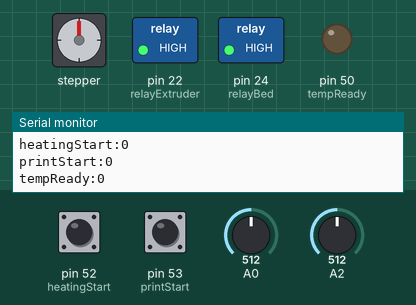
A sketch run on a simulated Arduino Mega 2560, built with avr-gcc and run on an emulated ATmega2560. Parts: stepper motor, switched loads named in the sketch (green lamp = pin HIGH), output pins drawn as LEDs (lit = HIGH), the last lines printed to the serial monitor. The inputs (shaded band) are chosen by the test bench; at power-on: pin 52 (heatingStart) LOW, pin 53 (printStart) LOW, A0 = 512, A2 = 512. Stepper angles assume 200 steps per turn.

Above: at 1.2 s.
1.3 s: pin 52 (heatingStart) pulled HIGH for 0.15 s
At 2.5 s:
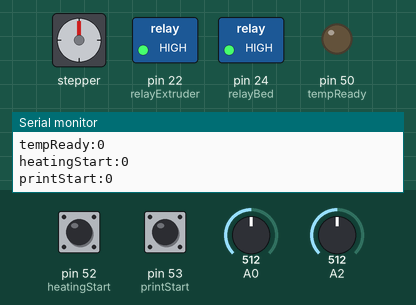
2.9 s: pin 53 (printStart) pulled HIGH for 0.15 s
At 4.3 s:
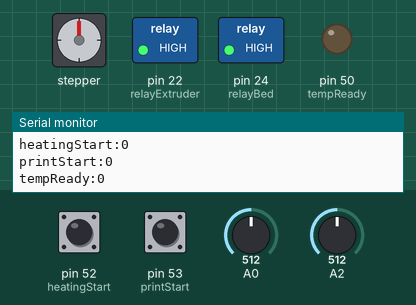
4.6 s: pin 52 (heatingStart) pulled HIGH for 1 s
At 5.4 s:
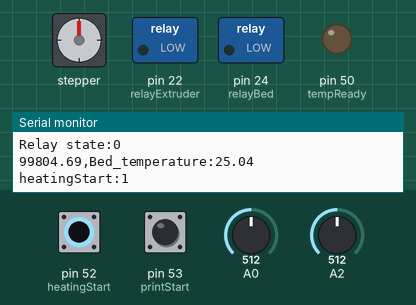
7.1 s: pin 53 (printStart) pulled HIGH for 3.2 s
At 11.5 s:
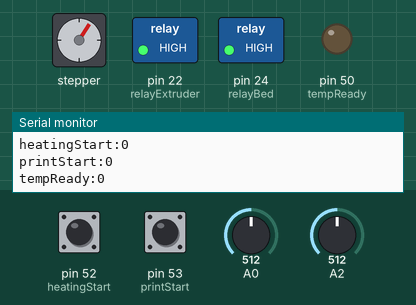
11.8 s: pin 53 (printStart) pulled HIGH for 0.15 s
At 12.4 s:
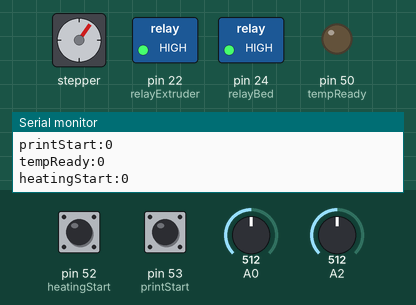
13.4 s: pin 53 (printStart) pulled HIGH for 1 s
At 13.63 s:
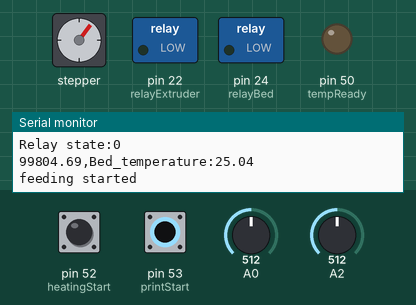
Timing chart, 0 to 16.4 s (numbered marks = the images above; inputs shaded):
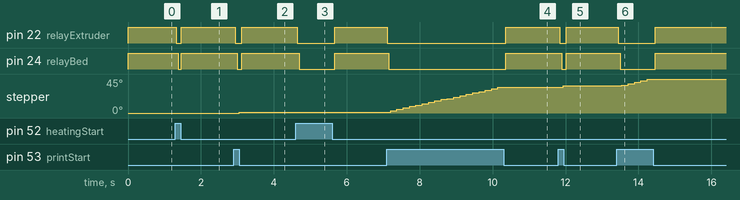

Measured:
- after the input at 1.3 s, pin 22 (relayExtruder): HIGH → LOW at once, → HIGH 0.14 s later; pin 24 (relayBed): HIGH → LOW after 0.08 s, → HIGH 0.09 s later
- after the input at 4.6 s, pin 22 (relayExtruder): HIGH → LOW at once, → HIGH 1.0 s later; pin 24 (relayBed): HIGH → LOW after 0.09 s, → HIGH 0.98 s later
- after the input at 7.1 s, pin 22 (relayExtruder): HIGH → LOW at once, → HIGH 3.3 s later; pin 24 (relayBed): HIGH → LOW after 0.06 s, → HIGH 3.2 s later; stepper: turns 33° clockwise in 2.9 s, starting after 0.10 s

The sketch:

PrintingPackage_v2.ino.ino
```cpp
#include <Stepper.h>

//control extruder, bed, fan, feeding stepper


//Extruder
float targetTE = 220.0;
float TE;
//Bed
float targetTBed = 60.0;
float TB;

//stepper
// Number of steps per output rotation
const int stepsPerRevolution = 200;
// Create Instance of Stepper library
Stepper myStepper(stepsPerRevolution, 31, 33, 35, 37);

//Define pins
const int ThermistorE = A0;
const int ThermistorB = A2;
const int relayExtruder = 22;
const int relayBed = 24;
const int heatingStart = 52; //receive signal from dorna to start heating
const int printStart = 53; //receive signal from dorna to start feeding filament
const int tempReady = 50;

//other var
bool tempReadyState = false;


void setup() {
  Serial.begin(9600);
  pinMode(relayExtruder, OUTPUT);
  digitalWrite(relayExtruder, HIGH);
  pinMode(relayBed, OUTPUT);
  digitalWrite(relayBed, HIGH);
  myStepper.setSpeed(4);
  pinMode(heatingStart, INPUT);
  pinMode(printStart, INPUT);
  pinMode(tempReady, OUTPUT);
  digitalWrite(tempReady, LOW);
  tempReadyState = false;
}

void loop() {
  Serial.print("heatingStart:");
  Serial.println(digitalRead(heatingStart));
  Serial.print("printStart:");
  Serial.println(digitalRead(printStart));
  Serial.print("tempReady:");
  // Serial.println(digitalRead(tempReady));
  Serial.println(tempReadyState);

  if(digitalRead(heatingStart) == 1 || digitalRead(printStart) == 1){
    TE = heatingOF(targetTE, ThermistorE, relayExtruder);
    Serial.print("Extruder_temperature:");
    Serial.println(TE);
    TB = heatingOF(targetTBed, ThermistorB, relayBed);
    Serial.print("Bed_temperature:");
    Serial.println(TB);
  }else
  {
    digitalWrite(relayExtruder, HIGH);
    digitalWrite(relayBed, HIGH);
  }

  if(((TE>(targetTE-10) && TB>(targetTBed-5) )||tempReadyState)&&(digitalRead(heatingStart) == 1 || digitalRead(printStart) == 1)){// && TB>55
    digitalWrite(tempReady,HIGH);
    tempReadyState = true;
  }
  else if(digitalRead(heatingStart) == 0 && digitalRead(printStart) == 0){
    digitalWrite(tempReady,LOW);
    tempReadyState = false;
  }
  else{
    digitalWrite(tempReady,LOW);
    tempReadyState = false;
  }

  if(digitalRead(printStart) == 1){
    myStepper.step(1);
    Serial.println("feeding started");
    }


  //delay(500);
}

float heatingOF(int targetT, int Thermistor, int relay){
  //Thermistor common constant
  float R0 = 100000;
  float R1 = 100000;
  float c1,c2;
  float sum = 0;
  int sampleSize = 20;
  int sampleRate = 0;
  //
  float Vo;
  int Vreading;
  float R2, T;
  //
  int state = 1;

  //Extruder
  //read in analoge voltage
  for(int i=0; i < sampleSize; i++)
  {
  Vreading = analogRead(Thermistor);
  sum = sum + Vreading;
  delay(sampleRate);
  }
  Vo = sum/sampleSize;
  sum = 0;

  //Calculate thermistor resistance based on averaged voltage
  R2 = R1 * (1023 / (float)Vo - 1.0);

  //Calculate temperature based on resistance
  c1 = 1.0/(25.0+273.15);
  c2 = (1.0/3950)*log(R2/R0);
  T = 1.0/(c1+c2);
  T = T - 273.15;

  // temp control logic
  if(T < (targetT)) {
    digitalWrite(relay, LOW);
    state = 0; //closed
    Serial.print("Relay state:");
    Serial.println(state);
  }
  else {
    digitalWrite(relay, HIGH);
    state = 1; //open
    Serial.print("Relay state:");
    Serial.println(state);
  }


  //print data
  unsigned long timestamp = millis();
//  Serial.print(timestamp);
//  Serial.print(",");
//  Serial.print(",");
//  Serial.print(Vo);
//  Serial.print(",");
  Serial.print(R2);
  Serial.print(",");

  return T;
}
```
